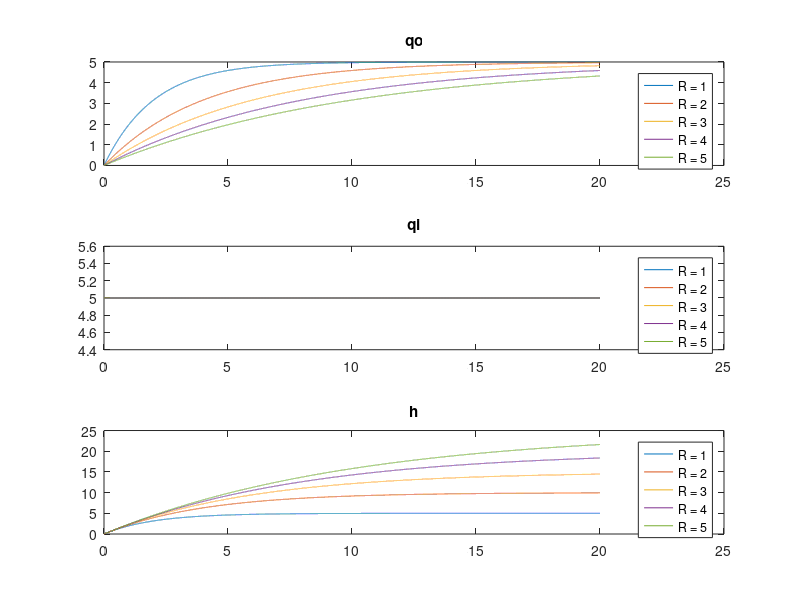

The MATLAB source for this figure:
clear all; clc; close all;

grid on;
hold on;

for n = 1:5
    R = 1*n;
    C = 2;

    h  = (0);
    dh = 0;

    qi = 5;
    dqi = 0;

    qo = (2);
    dqo = 0;

    t = (0);
    dt = 0.001;
    tf = 20;
    i = 1;
    
    while(t <= tf)
        dh = ((R*qi(i) - h(i))/(R*C))*dt;
        qo(i) = h(i)/R;
        h(i+1) = h(i) + dh;
        t(i+1) = t(i) + dt;
        qi(i+1) = qi(i) +dqi;
        qo(i+1) = qo(i) +dqo;
        i = i + 1;
    end
    y1(n,:) = qo;
    y2(n,:) = qi;
    y3(n,:) = h;
end
    c1 = subplot(3,1,1);
    plot(t,y1);
    title('qo');
    legend(c1,{'R = 1','R = 2','R = 3','R = 4','R = 5'})
    
    c2 = subplot(3,1,2);
    plot(t,y2);
    title('qi');
    legend(c2,{'R = 1','R = 2','R = 3','R = 4','R = 5'})
    
    c3 = subplot(3,1,3);
    plot(t,y3);
    title('h');
    legend(c3,{'R = 1','R = 2','R = 3','R = 4','R = 5'})
